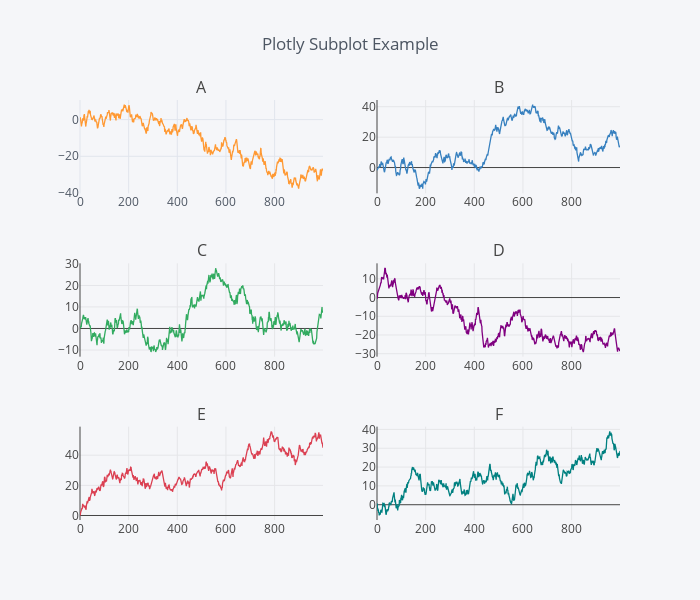

Here is the notebook cell this chart was saved with:
### Markdown cell above
## Subplot Example

### Code cell
import pandas as pd
from plotly.offline import download_plotlyjs, init_notebook_mode, iplot
from plotly.offline.offline import _plot_html
import numpy as np
import cufflinks as cf
init_notebook_mode()

df = pd.DataFrame(np.random.randn(1000, 6), columns=['A','B','C','D','E','F']).cumsum()

iplot(df.iplot(asFigure=True, kind='lines', subplots=True, subplot_titles=True, legend=False,
                    title='Plotly Subplot Example', dimensions=(700,600)), show_link=False)

### Figure 1 — Plotly figure (JSON) as saved in the notebook; plotly's stock layout.template omitted (floating-point values rounded to 4 significant figures; data arrays with more than 128 entries replaced by an {"elided": "..."} marker saying what was removed)
{"data": [{"line": {"color": "rgba(255, 153, 51, 1.0)", "dash": "solid", "width": 1.3}, "mode": "lines", "name": "A", "text": "", "type": "scatter", "x": {"elided": "1000 int values"}, "xaxis": "x1", "y": {"elided": "1000 float values"}, "yaxis": "y1"}, {"line": {"color": "rgba(55, 128, 191, 1.0)", "dash": "solid", "width": 1.3}, "mode": "lines", "name": "B", "text": "", "type": "scatter", "x": {"elided": "1000 int values"}, "xaxis": "x2", "y": {"elided": "1000 float values"}, "yaxis": "y2"}, {"line": {"color": "rgba(50, 171, 96, 1.0)", "dash": "solid", "width": 1.3}, "mode": "lines", "name": "C", "text": "", "type": "scatter", "x": {"elided": "1000 int values"}, "xaxis": "x3", "y": {"elided": "1000 float values"}, "yaxis": "y3"}, {"line": {"color": "rgba(128, 0, 128, 1.0)", "dash": "solid", "width": 1.3}, "mode": "lines", "name": "D", "text": "", "type": "scatter", "x": {"elided": "1000 int values"}, "xaxis": "x4", "y": {"elided": "1000 float values"}, "yaxis": "y4"}, {"line": {"color": "rgba(219, 64, 82, 1.0)", "dash": "solid", "width": 1.3}, "mode": "lines", "name": "E", "text": "", "type": "scatter", "x": {"elided": "1000 int values"}, "xaxis": "x5", "y": {"elided": "1000 float values"}, "yaxis": "y5"}, {"line": {"color": "rgba(0, 128, 128, 1.0)", "dash": "solid", "width": 1.3}, "mode": "lines", "name": "F", "text": "", "type": "scatter", "x": {"elided": "1000 int values"}, "xaxis": "x6", "y": {"elided": "1000 float values"}, "yaxis": "y6"}], "layout": {"annotations": [{"font": {"size": 16}, "showarrow": false, "text": "A", "x": 0.225, "xanchor": "center", "xref": "paper", "y": 1, "yanchor": "bottom", "yref": "paper"}, {"font": {"size": 16}, "showarrow": false, "text": "B", "x": 0.775, "xanchor": "center", "xref": "paper", "y": 1, "yanchor": "bottom", "yref": "paper"}, {"font": {"size": 16}, "showarrow": false, "text": "C", "x": 0.225, "xanchor": "center", "xref": "paper", "y": 0.6111, "yanchor": "bottom", "yref": "paper"}, {"font": {"size": 16}, "showarrow": false, "text": "D", "x": 0.775, "xanchor": "center", "xref": "paper", "y": 0.6111, "yanchor": "bottom", "yref": "paper"}, {"font": {"size": 16}, "showarrow": false, "text": "E", "x": 0.225, "xanchor": "center", "xref": "paper", "y": 0.2222, "yanchor": "bottom", "yref": "paper"}, {"font": {"size": 16}, "showarrow": false, "text": "F", "x": 0.775, "xanchor": "center", "xref": "paper", "y": 0.2222, "yanchor": "bottom", "yref": "paper"}], "height": 600, "legend": {"bgcolor": "#F5F6F9", "font": {"color": "#4D5663"}}, "paper_bgcolor": "#F5F6F9", "plot_bgcolor": "#F5F6F9", "showlegend": false, "title": "Plotly Subplot Example", "titlefont": {"color": "#4D5663"}, "width": 700, "xaxis1": {"anchor": "y1", "domain": [0, 0.45], "gridcolor": "#E1E5ED", "showgrid": true, "tickfont": {"color": "#4D5663"}, "title": "", "titlefont": {"color": "#4D5663"}, "zerolinecolor": "#E1E5ED"}, "xaxis2": {"anchor": "y2", "domain": [0.55, 1]}, "xaxis3": {"anchor": "y3", "domain": [0, 0.45]}, "xaxis4": {"anchor": "y4", "domain": [0.55, 1]}, "xaxis5": {"anchor": "y5", "domain": [0, 0.45]}, "xaxis6": {"anchor": "y6", "domain": [0.55, 1]}, "yaxis1": {"anchor": "x1", "domain": [0.7778, 1], "gridcolor": "#E1E5ED", "showgrid": true, "tickfont": {"color": "#4D5663"}, "title": "", "titlefont": {"color": "#4D5663"}, "zerolinecolor": "#E1E5ED"}, "yaxis2": {"anchor": "x2", "domain": [0.7778, 1]}, "yaxis3": {"anchor": "x3", "domain": [0.3889, 0.6111]}, "yaxis4": {"anchor": "x4", "domain": [0.3889, 0.6111]}, "yaxis5": {"anchor": "x5", "domain": [0, 0.2222]}, "yaxis6": {"anchor": "x6", "domain": [0, 0.2222]}}}
